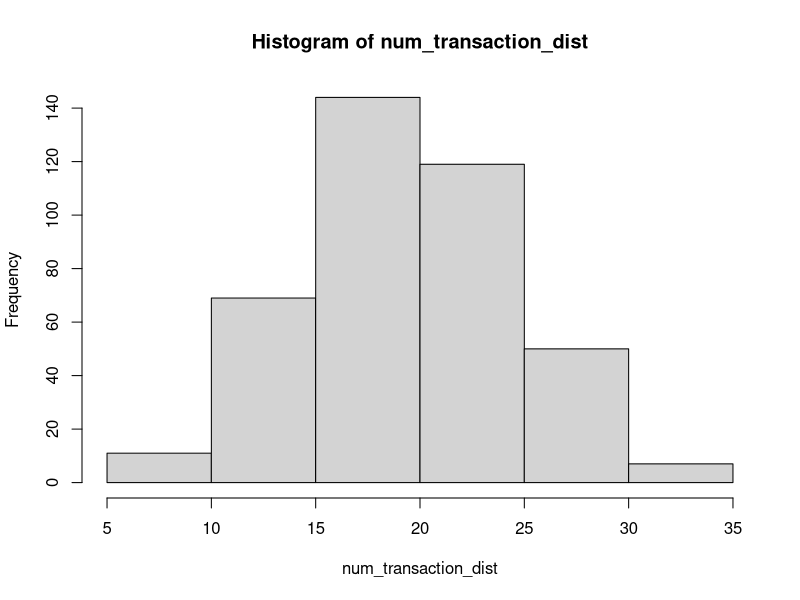
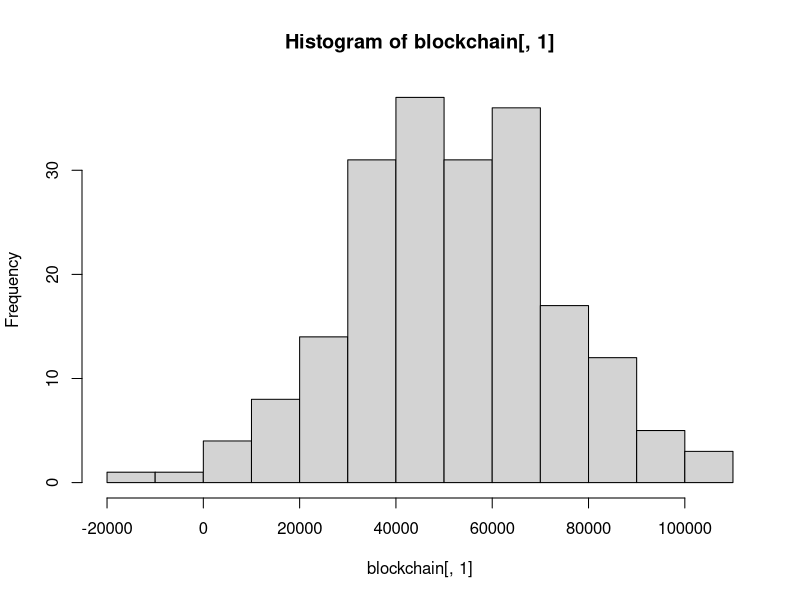

Recreate these plots in R, in order.
# Monero dynamic blocksize simulator script
# 2017 Gingeropolous

# install.packages("ggplot2")
# install.packages("reshape")

#Only this one is necessary. Tried the above to to try and get some graphs but lost patience. 
# install.packages("digest")

library(digest)
#library(adagio)
# require(ggplot2)
# require(reshape)

setwd("/home/user/Desktop/r-blockchain-sim/")
# sink('blocksim_output.txt')


# PARAMETERS TO MODIFY
tx_mean <- 20 # mean number of transactions to add to txpool during each block
tx_sd <- 5 # standard deviation for that 
# Our Transaction Number Distribution. Just run these lines to see the distribution
num_transaction_dist <- floor(rnorm(400, mean=tx_mean, sd=tx_sd))
hist(num_transaction_dist)

num_blocks <- 40 # Number of blocks to run simulation. 720 = 1 day
default_mult <- 1 # The default fee multiplier
spike_factor <- 3 # The multiplier of simulated transaction spikes that defy the normal distribution
wallet_auto_fee <- FALSE # When I figure out how to code the auto fee I'll play with it

gen_coins <- 14092278e12 # Total generated coins grabbed from moneroblocks.info circa 3/12/2017
plus_one <- FALSE # This triggers the experimental +1 policy, where there is no fee

# Formulas and parameters that can be modified 

ref_base <- 10e12
CRYPTONOTE_BLOCK_GRANTED_FULL_REWARD_ZONE_V2 <- 60000 # new on is 300000, old one is 60000
fee_factor <- 0.004e12

# Write the new start of the blockchain text file
cat(c(date(),"New blockchain run","Number of blocks",num_blocks,"default multiplier",default_mult,"spike factor",spike_factor,"tx_mean",tx_mean,"tx_sd",tx_sd) , file = "live_blockchain.txt", sep = "\n", fill = FALSE, labels = NULL, append = FALSE)


#Formula sources

#From: https://en.wikipedia.org/wiki/Monero_(cryptocurrency)#Features
# max(0.6, floor((tot_coins − gen_coins)*2e−19)*10e−12)
# max(0.6, floor((M − A)×2−19)×10−12) XMR, with M = 264 − 1 and A = 1012 times the amount of XMR already emitted).


#From: http://monero.stackexchange.com/questions/2531/how-does-the-dynamic-fee-calculation-work
#fee = (R/R0) * (M0/M) * F0
#R: base reward
#R0: reference base reward (10 monero)
#M: block size limit
#M0: minimum block size limit (60000)
#F0: 0.002 monero

#From: https://github.com/monero-project/monero/pull/1276/files#diff-1279d7b0ddc432573cd2bd8c6e632c1fR2718
# uint64_t unscaled_fee_per_kb = (DYNAMIC_FEE_PER_KB_BASE_FEE * CRYPTONOTE_BLOCK_GRANTED_FULL_REWARD_ZONE_V2 / median_block_size);

# These shouldn't be modified
size_block_template <- 0 # Don't modify
tot_coins <- 0xffffffffffffffff # Grabbed from moneromooos thing. Hooray R can read this nonsense

# Create a tx_pool, where each transaction is merely identified by the fee multiplier associated with it
# Transactions will be added to the pool by appending to it, so the higher index of the transaction, the newer the transaction
# tx_pool <- c() # should declare empty? screw it, we're not concerned with memory performance
#I think this should be a matrix

tx_pool <- matrix(NA,ncol = 5)

# Tx pool format:
# Col 1: block entered
# Col 2: fee
# Col 3: hash
# Col 4: tx_size, currently fixed, but will at some point be variable
# Col 5: fee multiplier

# Create a blockchain, and boostrap it with a median as pulled from the existing blockchain
blockchain <- matrix(NA,nrow=200, ncol = 11)
blockchain[,1] <- (rnorm(200, mean=51983.5, sd=20000))
hist(blockchain[,1])

# Block header format
# Col 1: block size
# Col 2: Number of transactions
# Col 3: unmodified base reward
# Col 4: Penalty
# Col 5: New base reward
# Col 6: Total fees
# Col 7: Final block reward
# Col 8: Remaining transaction in txpool
# Col 9: Number transaction entered into pool in this block
# Col 10: Max age of transaction that was added to this block
# Col 11: Median past 100

bcnames <- c("Block Size","Transactions in block","Un-modified Base Reward","Block Penalty","New base reward", "Fees in Block","Total Block Reward with Fees","Remaining of txs in txpool","Num transactions entered into txpool","Oldest.tx","Median100")

tmpltnames <- c("Blocktime added to txpool","Fee","Hash","Size","Multiplier")


# This is the beginning of the simulated blockchain. It will run num_blocks many times.
for (i in 1:num_blocks) {
  print("Beginning of block loop")
  print(i)
  #Take care of base reward!
  base_reward <-( tot_coins - gen_coins ) * 2^-19 
  if (base_reward < 600000000000) { base_reward <- 600000000000 }
  
  # Lets generate some fake numbers!
  
  # Number of transactions being created by users and added to the txpool in this block
  num_tx <- rnorm(1, mean=tx_mean, sd=tx_sd) # Genernate the number of transactions that are getting into the mempool during this block
  if (num_tx < 0 ) {num_tx <- 0} # If the numberis below 0, then force to 0. Skews the distribution to 0,
  if (i ==1 ) {num_tx <- 10} # Prevents dimension problem if first transaction pool is 0
  
  # A random function to create large influxes of transactions that defy the normal distribution, spike
  
  spike <- runif(1) # Probability of pool dump randomizer, or just large transaction entrance
  if (spike > 0.95 ) {num_tx <- num_tx*spike_factor}
  
  num_tx=floor(num_tx*(1+sin(i/180)))
  
  #pprint("Number of transactions")
  #print(num_tx)
  
  # What is the current size of the transaction pool
  tx_pool_num <- nrow(tx_pool)

  # What is the current median of the last 100 blocks
  size_of_blockchain <- nrow(blockchain)
  last_100 <- c(blockchain[(size_of_blockchain-99):size_of_blockchain],1)
  med_100 <- as.numeric(median(last_100))
  cat(c("Original med_100 calc:",med_100) , file = "live_blockchain.txt", sep = "\n", fill = TRUE, labels = NULL, append = TRUE)
  if (med_100 < CRYPTONOTE_BLOCK_GRANTED_FULL_REWARD_ZONE_V2) {med_100 <- CRYPTONOTE_BLOCK_GRANTED_FULL_REWARD_ZONE_V2}

  #Lets try the per kb fee
  #The one below, as documented on the SE and on bitcointalk, doesn't seem to actually be implemented in the code
  #fee <- (base_reward/ref_base)*(min_block/block_size_limit)*fee_factor  
  #This one seems to be implemented
  # unscaled_fee_per_kb = (DYNAMIC_FEE_PER_KB_BASE_FEE * CRYPTONOTE_BLOCK_GRANTED_FULL_REWARD_ZONE_V2 / median_block_size);
 
  # From jollymorts work: https://github.com/JollyMort/monero-research/blob/master/Monero%20Dynamic%20Block%20Size%20and%20Dynamic%20Minimum%20Fee/Monero%20Dynamic%20Block%20Size%20and%20Dynamic%20Minimum%20Fee%20-%20DRAFT.md
  
  # F_mc = (R / R_0) * (M_0 / M) * F_0
  #where R_0 = 10 monero is the reference base reward, and F_0 = 0.002 monero / kB.
  # where R is the base block reward, B the block size and M the median block size of the last 100 blocks. The penalty doesn't come in effect unless B > M_0, where M_0 = 60000 bytes is the minimum penalty-free block size. Maximum allowed block size is 2 * M, at which the full base block reward is witheld.
  R <- base_reward
  R_0 <- ref_base
  M <- med_100
  M_0 <- CRYPTONOTE_BLOCK_GRANTED_FULL_REWARD_ZONE_V2
  F_0 <- fee_factor
  
  BASE_FEE_PER_KB <- fee_factor
  MIN_BLOCK_SIZE_MEDIAN <- CRYPTONOTE_BLOCK_GRANTED_FULL_REWARD_ZONE_V2
  median_size <- med_100
  subsidy <- base_reward
  REFERENCE_SUBSIDY <- ref_base
  
  #Moneromoooos
  #perkb_fee <- BASE_FEE_PER_KB * MIN_BLOCK_SIZE_MEDIAN / median_size * subsidy / REFERENCE_SUBSIDY
  
  #Jollymorts
  perkb_fee = (R / R_0) * (M_0 / M) * F_0
  
  # perkb_fee <- fee_factor*CRYPTONOTE_BLOCK_GRANTED_FULL_REWARD_ZONE_V2/med_100
  mult <- default_mult
  # Lets try simulating transactions being created during this block    

    for (p in 1:num_tx) {  
    
    # These are some really quanticed transactions!
    tx_size_random <- runif(1) 
    if(tx_size_random <= 0.5) {tx_base <- 12.65
    } else if (tx_size_random > 0.5 && tx_size_random <= 0.75) {tx_base <- 49.89
    } else if (tx_size_random > 0.75 && tx_size_random <= 0.85) {tx_base <- 23.57
    } else if (tx_size_random > 0.85 && tx_size_random <= 0.90) {tx_base <- 17.06
    } else if (tx_size_random > 0.90 && tx_size_random <= 0.98) {tx_base <- 37.58
    } else if (tx_size_random > 0.98 && tx_size_random <= 1.00) {tx_base <- 62.58
    } else {tx_base <- 12.66}
    
    tx_size <- rnorm(1, mean=(tx_base*1024), sd=1024) 
    #hist(rnorm(500, (tx_base*1024), sd=256))
    
    
    if (wallet_auto_fee == TRUE) {
      # skip for now. Need to add back in if tx_pool_size > med_100
    } else {
      transaction <- c(i,mult*perkb_fee*(tx_size/1024),digest(runif(1),algo="md5"),tx_size,mult) # Add the transaction to the mempool, 
      # Where the transaction is identified by the block # its added in, the fee multiplier, a random hash, and the transaction size
      tx_pool <- rbind(tx_pool,transaction) 
    }
  }
  
  # OK, lets try to make a block and add it to the chain and delete the transactions from the transaction pool
  # This is gonna be a bitch
  
  tx_pool_copy <- tx_pool # Lets not mess with the main transaction pool. This is useless. Dunno why I copied.
  block_template <- matrix(NA, ncol = 5)
  # initiate the block template, creating a random hash, and the size comes from 0.0928*1024
  block_template[1,] <- c(i,0,digest(runif(1),algo="md5"),95.0272,0) 
  #print("Before blockfill loop")
  #print(block_template)
  
  countloop <- 0 # Was for debugging how many times the blockfill loop ran
  
  if (nrow(tx_pool_copy) == 0) {print("Tx pool empty") # Empty transactions pools cause the sim to break
    } else {
  
  # blockfill can be found here
  #  https://github.com/monero-project/monero/blob/c642d3224c65c993ded9423358c818b83b7d74b9/src/cryptonote_core/tx_pool.cpp#L609  
  # On review, that algo seems to prioritize by fee and then by age of transaction. 
    
  repeat { # This is the beginning of the block template loop
    countloop <- countloop + 1 # This was for debugging. Shows how many times it takes to fill a block
    size_block_template <- sum(as.numeric(block_template[,4]))
    cat(c("Countloop: ",countloop," Original size_block_template:",size_block_template) , file = "live_blockchain.txt", sep = "\n", fill = TRUE, labels = NULL, append = TRUE)
  # First, we'll see if there are any high fee transactions in the mempool
    
    if (nrow(tx_pool_copy) == 0) { # Introduced because buggy if txpool gets emptied by blockfilling process 
      print("Tx pool empty and detected in blockfill loop")
      break 
      } else {


    # P_current = R * ((B / M) - 1) ^ 2
    
    # Column 6: shows the difference between the current median and the current blocksize before the transaciton is added
    tx_pool_comp <- cbind(tx_pool_copy,c(med_100-size_block_template))
    # Column 7: This line will calculate P_current if the transaction is added to the block
    # R * ( (B / M) - 1) ^ 2
    tx_pool_comp <- cbind(tx_pool_comp,c(R * ( ( (as.numeric(tx_pool_comp[,4]) + size_block_template) / med_100) -1 ) ^ 2 ))
    # Column 8: This line will calculate the total blockreward if the transaction is added to the block template
    cur_fees <- sum(as.numeric(block_template[,2]))
    tx_pool_comp <- cbind(tx_pool_comp,c(cur_fees + as.numeric(tx_pool_comp[,2])+base_reward-as.numeric(tx_pool_comp[,7])))
    
    tx_pool_comp <- tx_pool_comp[complete.cases(tx_pool_comp),,drop=FALSE] # Get rid of the goddamned NA
    tx_pool_copy <- tx_pool_copy[complete.cases(tx_pool_copy),,drop=FALSE] # Get rid of the goddamned NA
    
    # For reference
    # P_current = R * ((B / M) - 1) ^ 2
    # F_mc = (R / R_0) * (M_0 / M) * F_0
    # where R_0 = 10 monero is the reference base reward, and F_0 = 0.002 monero / kB.
    # where R is the base block reward, B the block size and M the median block size of the last 100 blocks. The penalty doesn't come in effect unless B > M_0, where M_0 = 60000 bytes is the minimum penalty-free block size. Maximum allowed block size is 2 * M, at which the full base block reward is witheld.
    # This is used in the final if statement. Need to modify to match the other penalize calculation
  
    # TX_POOL_COMP format
    # Col 1: block entered
    # Col 2: fee
    # Col 3: hash
    # Col 4: tx_size
    # Col 5: fee multiplier 
    # Col 6: size difference: Median - new candidate block with this transaction
    # Col 7: P_current if this transaction is added to the current block template
    # Col 8: Total block reward if this transaction is added to block template
    
    #find the highest fee multiplier and subset the pool into a high multiplier pool
    highest_mult <- max(as.numeric(tx_pool_comp[,5])) # find the highest fee MULTIPLIER
    high_mult_index <- c(which(as.numeric(tx_pool_comp[,5]) == highest_mult)) # Get row indexes of all the transactions with this multiplier
    high_mult_pool <- rbind(tx_pool_comp[high_mult_index,]) # Create sub matrix of the high transactions
    block_ordered_pool <- high_mult_pool[sort.list(high_mult_pool[,1]),,drop=FALSE] # Sort the high fee subset by when they were added to the tx pool
    
    # Could be a way to do all this without copying the data. Sort a bunch of vectors or something. 
    
    # Need to use the difference between median and current blocksize to subset pool for candidates and then sort that pool by block age
    
    cat("TX_POOL_COMP" , file = "live_blockchain.txt", sep = "\n", fill = TRUE, labels = NULL, append = TRUE)
    write.table(tx_pool_comp, file="live_blockchain.txt", row.names=FALSE, col.names=FALSE, append = TRUE, quote=FALSE, sep = "\t")
    
    if (size_block_template + as.numeric(block_ordered_pool[1,4]) <= med_100) {
      #So this is the easiest. If the block is lower than the median, we just add most recent and highest fee (would be the most profitable)
      #print("First if")
      #print(countloop)
      #print(block_ordered_pool[1,]) # For logging
      print("First if triggered")
      new_transaction <- block_ordered_pool[1,1:5]
      P_current <- 0
      
      } else if (size_block_template + as.numeric(block_ordered_pool[1,4]) > med_100) {
        print("Second if triggered - standard addition goes over median")
        highest_gain <- max(as.numeric(tx_pool_comp[,8]))
        stuff_index <- c(which(as.numeric(tx_pool_comp[,4]) <= as.numeric(tx_pool_comp[,6])))
        if (highest_gain >= base_reward) {
          print("First sub-if. A normal ordered transaction can't fit, but there is a high gain transaction that makes going over median economical")
          high_gain_index <- c(which(as.numeric(tx_pool_comp[,8]) == highest_gain)) # Get row indexes of all the transactions with this gain
          if (length(high_gain_index) > 1) {high_gain_index <- high_gain_index[1]} # In future can make this random but screw it for now
          new_transaction <- tx_pool_comp[high_gain_index,1:5]
          P_current <- as.numeric(tx_pool_comp[high_gain_index,7])
        
        } else if (length(stuff_index >= 1)) {
          print("Second sub-if. The normal ordered transaction can't fit, others can still fit in the block, and there are no high gain over median tranasctions")
          stuff_pool <- tx_pool_comp[stuff_index,,drop=FALSE] # Extract the transactions that will fit
          block_ordered_stuff <- stuff_pool[sort.list(stuff_pool[,1]),,drop=FALSE] # Sort these based on their block age
          new_transaction <- block_ordered_stuff[1,1:5]
          P_current <- 0
        
        } else {
          print("Break out of blockfill because over median and no gain possible")
          break
      }
    } else { 
      print ("No blockfill conditions met at all")
      break
      }
    
    block_template <- rbind(block_template,new_transaction) # Add a transaction to the block template
    tx_index <- which(tx_pool_copy[,3] == new_transaction[3]) # Use the hash identifier to get index of transaction in original txpool
    tx_pool_copy <- tx_pool_copy[-tx_index,,drop = FALSE] # delete this transaction from the tx_pool_copy, drop=FALSe prevents the fucker from turning into a vector
    
 } # end of second else for the tx_pool being non-empty
 } # This is the end of the Repeat Loop for creating a block template
  } # end of first else for the tx_pool being non-empty
  
    newblocksize <- sum(as.numeric(block_template[,4]))
    newblocktx <- nrow(block_template)
    new_base_reward <- base_reward - P_current
    newblockfees <- sum(as.numeric(block_template[,2]))
    newblockreward <- base_reward - P_current + newblockfees

    
  #print("We made it out of the blockfill loop")
  # Block header format
  # Col 1: block size
  # Col 2: Number of transactions
  # Col 3: unmodified base reward
  # Col 4: Penalty
  # Col 5: Total fees
  # Col 6: Final block reward
  # Col 7: Remaining transaction in txpool
  # Col 8: Number transaction entered into pool in this block
  # Col 9: Max age of transaction that was added to this block
  # Col 10: Median 100
  
  # Lets add a new block to the chain !!!
  
  newblock <- c(newblocksize,newblocktx,base_reward,P_current,new_base_reward,newblockfees,newblockreward,(nrow(tx_pool_copy)),num_tx,i-min(as.numeric(block_template[,1])),med_100)
  #print(newblock)
  blockchain <- rbind (blockchain,newblock)
  
  colnames(block_template)<-tmpltnames
  
  tx_pool <- tx_pool_copy
  cat("New block being added" , file = "live_blockchain.txt", sep = "\n", fill = FALSE, labels = NULL, append = TRUE)
  cat(c(bcnames,"\n"), file = "live_blockchain.txt", sep = "\t", fill = FALSE, labels = NULL, append = TRUE)
  cat(c(newblock,"\n"), file = "live_blockchain.txt", sep = "\t", fill = FALSE, labels = NULL, append = TRUE)
  cat("Block Template" , file = "live_blockchain.txt", sep = "\n", fill = TRUE, labels = NULL, append = TRUE)
  cat(c(tmpltnames,"\n"), file = "live_blockchain.txt", sep = "\t", fill = TRUE, labels = NULL, append = TRUE)
  write.table(block_template, file="live_blockchain.txt", row.names=FALSE, col.names=FALSE, append = TRUE, quote=FALSE, sep = "\t")
  
  #print("Iteration")
  #print(i)
  #print("New Block Info")
  #print(newblock)
  
  gen_coins <- gen_coins + new_base_reward
  
  # Rest all these variables
  #Sys.sleep(1)
  last <- 200+i
  if (i > 2 && as.numeric(blockchain[last,8]) > 500*(as.numeric(blockchain[last,2]))) 
  {
    print("Tx pool grew to 500 X the most recent number of transactions added to block. Stopping simulation")
    cat(c("Tx pool grew to 500 X the most recent number of transactions added to block. Stopping simulation. Size of tx_pool",nrow(tx_pool_copy)) , file = "live_blockchain.txt", sep = "\n", fill = TRUE, labels = NULL, append = TRUE)
    break
  }
} # End of primary for loop

synth_blockchain <- blockchain[complete.cases(blockchain),]


#matplot(synth_blockchain,type="l",)
#legend("bottom", inset=.05, legend=bcnames, pch=1, col=c(2,4), horiz=FALSE)

nums <- seq(1,nrow(synth_blockchain),1)
#synth_blockchain <- cbind(synth_blockchain,nums)
colnames(synth_blockchain)<-bcnames
bcdf <- data.frame(synth_blockchain,row.names=nums)

#sink()

write.table(bcdf, file = "blockchain.txt", append = FALSE, quote = TRUE, sep = "\t",
            eol = "\n", na = "NA", dec = ".", row.names = FALSE,
            col.names = TRUE, qmethod = c("escape", "double"))

write.table(tx_pool, file = "finaltxpool.txt", append = FALSE, quote = TRUE, sep = "\t",
            eol = "\n", na = "NA", dec = ".", row.names = FALSE,
            col.names = TRUE, qmethod = c("escape", "double"))

#plot(synth_blockchain[,1], type="o", col="blue")
